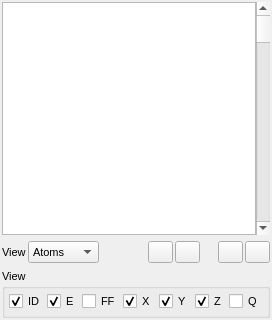
<ui version="4.0">
 <class>AtomListWidget</class>
 <widget class="QDockWidget" name="AtomListWidget">
  <property name="geometry">
   <rect>
    <x>0</x>
    <y>0</y>
    <width>272</width>
    <height>320</height>
   </rect>
  </property>
  <property name="minimumSize">
   <size>
    <width>272</width>
    <height>222</height>
   </size>
  </property>
  <property name="font">
   <font>
    <pointsize>8</pointsize>
   </font>
  </property>
  <property name="floating">
   <bool>true</bool>
  </property>
  <property name="allowedAreas">
   <set>Qt::LeftDockWidgetArea|Qt::RightDockWidgetArea</set>
  </property>
  <property name="windowTitle">
   <string>Atom List</string>
  </property>
  <widget class="QWidget" name="dockWidgetContents">
   <layout class="QVBoxLayout" name="verticalLayout">
    <property name="margin">
     <number>2</number>
    </property>
    <item>
     <layout class="QHBoxLayout" name="horizontalLayout_2">
      <property name="spacing">
       <number>0</number>
      </property>
      <item>
       <widget class="TTableWidget" name="AtomTable">
        <property name="sizeIncrement">
         <size>
          <width>0</width>
          <height>0</height>
         </size>
        </property>
        <property name="mouseTracking">
         <bool>true</bool>
        </property>
        <property name="verticalScrollBarPolicy">
         <enum>Qt::ScrollBarAlwaysOff</enum>
        </property>
        <property name="showDropIndicator" stdset="0">
         <bool>false</bool>
        </property>
        <property name="alternatingRowColors">
         <bool>true</bool>
        </property>
        <property name="selectionMode">
         <enum>QAbstractItemView::MultiSelection</enum>
        </property>
        <property name="selectionBehavior">
         <enum>QAbstractItemView::SelectRows</enum>
        </property>
        <property name="rowCount">
         <number>0</number>
        </property>
        <attribute name="verticalHeaderVisible">
         <bool>false</bool>
        </attribute>
        <attribute name="verticalHeaderDefaultSectionSize">
         <number>15</number>
        </attribute>
       </widget>
      </item>
      <item>
       <widget class="QScrollBar" name="AtomTableScrollBar">
        <property name="sizeIncrement">
         <size>
          <width>0</width>
          <height>0</height>
         </size>
        </property>
        <property name="orientation">
         <enum>Qt::Vertical</enum>
        </property>
       </widget>
      </item>
     </layout>
    </item>
    <item>
     <layout class="QHBoxLayout" name="_2">
      <property name="spacing">
       <number>2</number>
      </property>
      <property name="margin">
       <number>0</number>
      </property>
      <item>
       <widget class="QLabel" name="label">
        <property name="text">
         <string>View</string>
        </property>
       </widget>
      </item>
      <item>
       <widget class="QComboBox" name="ViewStyleCombo">
        <property name="currentIndex">
         <number>0</number>
        </property>
        <item>
         <property name="text">
          <string>Atoms</string>
         </property>
        </item>
        <item>
         <property name="text">
          <string>Patterns</string>
         </property>
        </item>
       </widget>
      </item>
      <item>
       <spacer>
        <property name="orientation">
         <enum>Qt::Horizontal</enum>
        </property>
        <property name="sizeHint" stdset="0">
         <size>
          <width>40</width>
          <height>20</height>
         </size>
        </property>
       </spacer>
      </item>
      <item>
       <widget class="QPushButton" name="ShiftUpButton">
        <property name="maximumSize">
         <size>
          <width>25</width>
          <height>25</height>
         </size>
        </property>
        <property name="toolTip">
         <string>Move selected atoms up one place in list</string>
        </property>
        <property name="text">
         <string/>
        </property>
        <property name="icon">
         <iconset resource="icons.qrc">
          <normaloff>:/arrows/icons/arrow_up.svg</normaloff>:/arrows/icons/arrow_up.svg</iconset>
        </property>
        <property name="iconSize">
         <size>
          <width>16</width>
          <height>16</height>
         </size>
        </property>
        <property name="autoDefault">
         <bool>false</bool>
        </property>
       </widget>
      </item>
      <item>
       <widget class="QPushButton" name="ShiftDownButton">
        <property name="maximumSize">
         <size>
          <width>25</width>
          <height>25</height>
         </size>
        </property>
        <property name="toolTip">
         <string>Move selected atoms down one place in list</string>
        </property>
        <property name="text">
         <string/>
        </property>
        <property name="icon">
         <iconset resource="icons.qrc">
          <normaloff>:/arrows/icons/arrow_down.svg</normaloff>:/arrows/icons/arrow_down.svg</iconset>
        </property>
        <property name="iconSize">
         <size>
          <width>16</width>
          <height>16</height>
         </size>
        </property>
        <property name="autoDefault">
         <bool>false</bool>
        </property>
       </widget>
      </item>
      <item>
       <spacer>
        <property name="orientation">
         <enum>Qt::Horizontal</enum>
        </property>
        <property name="sizeType">
         <enum>QSizePolicy::Fixed</enum>
        </property>
        <property name="sizeHint" stdset="0">
         <size>
          <width>16</width>
          <height>16</height>
         </size>
        </property>
       </spacer>
      </item>
      <item>
       <widget class="QPushButton" name="MoveToStartButton">
        <property name="maximumSize">
         <size>
          <width>25</width>
          <height>25</height>
         </size>
        </property>
        <property name="toolTip">
         <string>Move selected atoms to start of list</string>
        </property>
        <property name="text">
         <string/>
        </property>
        <property name="icon">
         <iconset resource="icons.qrc">
          <normaloff>:/arrows/icons/arrow_upline.svg</normaloff>:/arrows/icons/arrow_upline.svg</iconset>
        </property>
        <property name="iconSize">
         <size>
          <width>16</width>
          <height>16</height>
         </size>
        </property>
        <property name="autoDefault">
         <bool>false</bool>
        </property>
       </widget>
      </item>
      <item>
       <widget class="QPushButton" name="MoveToEndButton">
        <property name="maximumSize">
         <size>
          <width>25</width>
          <height>25</height>
         </size>
        </property>
        <property name="toolTip">
         <string>Move selected atoms to end of list</string>
        </property>
        <property name="text">
         <string/>
        </property>
        <property name="icon">
         <iconset resource="icons.qrc">
          <normaloff>:/arrows/icons/arrow_downline.svg</normaloff>:/arrows/icons/arrow_downline.svg</iconset>
        </property>
        <property name="iconSize">
         <size>
          <width>16</width>
          <height>16</height>
         </size>
        </property>
        <property name="autoDefault">
         <bool>false</bool>
        </property>
       </widget>
      </item>
     </layout>
    </item>
    <item>
     <widget class="QGroupBox" name="ViewGroup">
      <property name="sizePolicy">
       <sizepolicy hsizetype="Minimum" vsizetype="Minimum">
        <horstretch>0</horstretch>
        <verstretch>0</verstretch>
       </sizepolicy>
      </property>
      <property name="title">
       <string>View</string>
      </property>
      <layout class="QHBoxLayout" name="horizontalLayout">
       <property name="spacing">
        <number>2</number>
       </property>
       <property name="margin">
        <number>4</number>
       </property>
       <item>
        <widget class="QCheckBox" name="ViewIdCheck">
         <property name="text">
          <string>ID</string>
         </property>
         <property name="checked">
          <bool>true</bool>
         </property>
        </widget>
       </item>
       <item>
        <widget class="QCheckBox" name="ViewElementCheck">
         <property name="text">
          <string>E</string>
         </property>
         <property name="checked">
          <bool>true</bool>
         </property>
        </widget>
       </item>
       <item>
        <widget class="QCheckBox" name="ViewTypeCheck">
         <property name="text">
          <string>FF</string>
         </property>
        </widget>
       </item>
       <item>
        <widget class="QCheckBox" name="ViewXCheck">
         <property name="text">
          <string>X</string>
         </property>
         <property name="checked">
          <bool>true</bool>
         </property>
        </widget>
       </item>
       <item>
        <widget class="QCheckBox" name="ViewYCheck">
         <property name="text">
          <string>Y</string>
         </property>
         <property name="checked">
          <bool>true</bool>
         </property>
        </widget>
       </item>
       <item>
        <widget class="QCheckBox" name="ViewZCheck">
         <property name="text">
          <string>Z</string>
         </property>
         <property name="checked">
          <bool>true</bool>
         </property>
        </widget>
       </item>
       <item>
        <widget class="QCheckBox" name="ViewChargeCheck">
         <property name="text">
          <string>Q</string>
         </property>
        </widget>
       </item>
      </layout>
     </widget>
    </item>
   </layout>
  </widget>
 </widget>
 <customwidgets>
  <customwidget>
   <class>TTableWidget</class>
   <extends>QTableWidget</extends>
   <header>gui/ttablewidget.hui</header>
  </customwidget>
 </customwidgets>
 <resources>
  <include location="icons.qrc"/>
 </resources>
 <connections/>
</ui>
